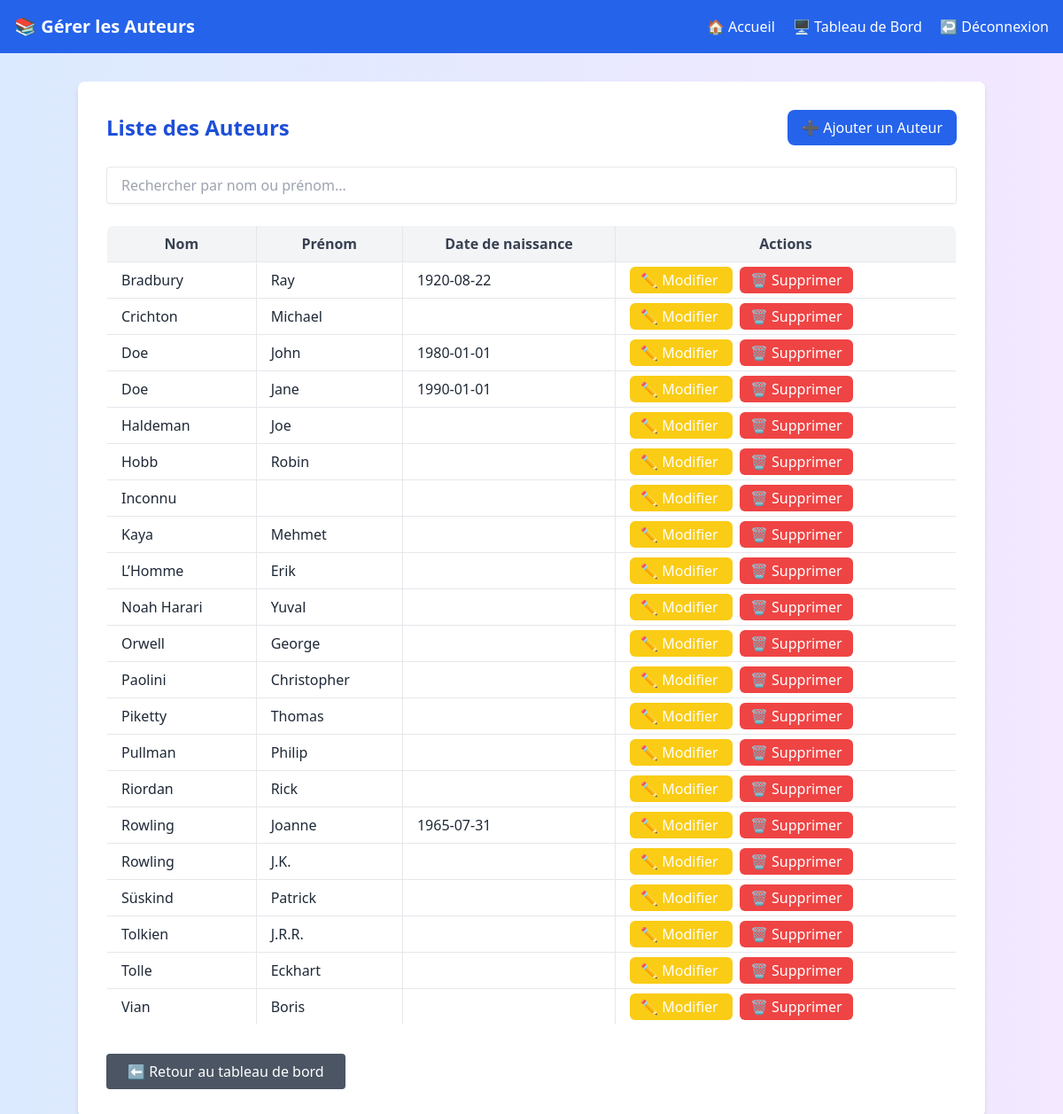
The app's page /gerer_auteurs.php (signed in) with its own data.
### tables this page shows
CREATE TABLE IF NOT EXISTS `auteurs` (
  `id` int NOT NULL AUTO_INCREMENT,
  `nom` varchar(100) NOT NULL,
  `prenom` varchar(100) NOT NULL,
  `date_naissance` date DEFAULT NULL,
  `biographie` text,
  PRIMARY KEY (`id`)
);

### gerer_auteurs.php (the view, shortened to what this page needs)
<?php
require_once './includes/config.php';
$stmt = $pdo->query("SELECT * FROM auteurs ORDER BY nom");
$auteurs = $stmt->fetchAll();
?>
<!DOCTYPE html>
<html lang="fr">
<head>
    <script src="https://cdn.tailwindcss.com"></script>
</head>
<body class="bg-gradient-to-r from-blue-100 to-purple-100 min-h-screen">
<header class="bg-blue-600 text-white p-4 flex justify-between items-center">
    <h1 class="text-xl font-bold">📚 Gérer les Auteurs</h1>
    <nav class="space-x-4">
        <a href="index.php" class="hover:underline">🏠 Accueil</a>
        <a href="dashboard.php" class="hover:underline">🖥️ Tableau de Bord</a>
        <a href="logout.php" class="hover:underline">↩️ Déconnexion</a>
    </nav>
</header>
<main class="max-w-5xl mx-auto mt-8 bg-white p-8 rounded-lg shadow-md">
    <div class="flex justify-between items-center mb-6">
        <h2 class="text-2xl font-semibold text-blue-700">Liste des Auteurs</h2>
        <a href="authors/add.php"
           class="bg-blue-600 hover:bg-blue-700 text-white px-4 py-2 rounded-lg transition">
            ➕ Ajouter un Auteur
        </a>
    </div>
    <input type="text" id="searchAuteurs" placeholder="Rechercher par nom ou prénom..."
           class="mb-6 w-full px-4 py-2 border rounded shadow-sm focus:outline-none focus:ring-2 focus:ring-blue-400">
    <div class="overflow-x-auto">
        <table id="auteursTable" class="w-full table-auto border border-gray-300 rounded-lg overflow-hidden">
            <thead class="bg-gray-100 text-gray-700">
            <tr>
                <th class="px-4 py-2 border">Nom</th>
                <th class="px-4 py-2 border">Prénom</th>
                <th class="px-4 py-2 border">Date de naissance</th>
                <th class="px-4 py-2 border">Actions</th>
            </tr>
            </thead>
            <tbody class="text-gray-800">
                <?php if (count($auteurs) > 0): ?>
                    <?php foreach ($auteurs as $auteur): ?>
                        <tr class="hover:bg-gray-50">
                            <td class="px-4 py-2 border"><?= htmlspecialchars($auteur['nom']) ?></td>
                            <td class="px-4 py-2 border"><?= htmlspecialchars($auteur['prenom']) ?></td>
                            <td class="px-4 py-2 border"><?= htmlspecialchars($auteur['date_naissance'] ?? '') ?></td>
                            <td class="px-4 py-2 border space-x-2">
                                <a href="authors/edit.php?id=<?= $auteur['id'] ?>"
                                   class="bg-yellow-400 hover:bg-yellow-500 text-white px-3 py-1 rounded-md">
                                    ✏️ Modifier
                                </a>
                                <a href="authors/delete.php?id=<?= $auteur['id'] ?>"
                                   onclick="return confirm('Supprimer cet auteur ?')"
                                   class="bg-red-500 hover:bg-red-600 text-white px-3 py-1 rounded-md">
                                    🗑️ Supprimer
                                </a>
                            </td>
                        </tr>
                    <?php endforeach; ?>
                <?php endif; ?>
            </tbody>
        </table>
    </div>
    <div class="mt-8">
        <a href="dashboard.php"
           class="inline-block bg-gray-600 text-white px-6 py-2 rounded hover:bg-gray-700 transition">
            ⬅️ Retour au tableau de bord
        </a>
    </div>
</main>
</body>
</html>

### records on screen
auteurs: nom "Bradbury", prenom "Ray", date_naissance "1920-08-22"
auteurs: nom "Crichton", prenom "Michael"
auteurs: nom "Doe", prenom "John", date_naissance "1980-01-01"
auteurs: nom "Doe", prenom "Jane", date_naissance "1990-01-01"
auteurs: nom "Haldeman", prenom "Joe"
auteurs: nom "Hobb", prenom "Robin"
auteurs: nom "Inconnu"
auteurs: nom "Kaya", prenom "Mehmet"
auteurs: nom "L’Homme", prenom "Erik"
auteurs: nom "Noah Harari", prenom "Yuval"
auteurs: nom "Orwell", prenom "George"
auteurs: nom "Paolini", prenom "Christopher"
auteurs: nom "Piketty", prenom "Thomas"
auteurs: nom "Pullman", prenom "Philip"
auteurs: nom "Riordan", prenom "Rick"
auteurs: nom "Rowling", prenom "Joanne", date_naissance "1965-07-31"
auteurs: nom "Rowling", prenom "J.K."
auteurs: nom "Süskind", prenom "Patrick"
auteurs: nom "Tolkien", prenom "J.R.R."
auteurs: nom "Tolle", prenom "Eckhart"
auteurs: nom "Vian", prenom "Boris"
